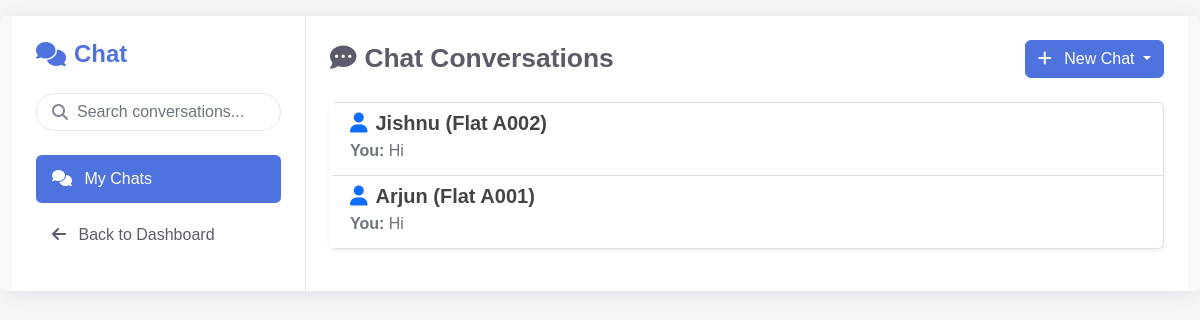
The page /chat/ (signed in) on the database its author committed.
### app/models.py (models this page shows, shortened)
class ChatRoom(models.Model):
    security = models.ForeignKey('Security', on_delete=models.CASCADE, related_name='chat_rooms')
    occupant = models.ForeignKey('FlatOccupant', on_delete=models.CASCADE, related_name='chat_rooms')
    created_at = models.DateTimeField(auto_now_add=True)
    last_message_time = models.DateTimeField(default=timezone.now)
    class Meta:
        unique_together = ('security', 'occupant')
        ordering = ['-last_message_time']

class FlatOccupant(models.Model):
    OCCUPANT_TYPE_CHOICES = [
        ('Owner', 'Owner'),
        ('Tenant', 'Tenant'),
    ]
    flat = models.ForeignKey(Flat, on_delete=models.CASCADE, related_name="occupant")
    full_name = models.CharField(max_length=100)
    contact_number = models.CharField(max_length=15)
    email = models.EmailField(unique=True, blank=True, null=True)
    username = models.CharField(max_length=50, unique=True)
    password = models.CharField(max_length=255)
    date_of_birth = models.DateField()
    gender = models.CharField(max_length=10, choices=[('Male', 'Male'), ('Female', 'Female'), ('Other', 'Other')])
    occupant_type = models.CharField(max_length=10, choices=OCCUPANT_TYPE_CHOICES)
    move_in_date = models.DateField()
    move_out_date = models.DateField(blank=True, null=True)
    id_proof = models.ImageField(upload_to='id_proofs/', blank=True, null=True)
    emergency_contact_name = models.CharField(max_length=100)
    emergency_contact_number = models.CharField(max_length=15)
    is_active = models.BooleanField(default=True)
    created_at = models.DateTimeField(auto_now_add=True)
    updated_at = models.DateTimeField(auto_now=True)

class Flat(models.Model):
    flat_number = models.CharField(max_length=20, unique=True)
    floor = models.IntegerField()
    block = models.CharField(max_length=10, blank=True, null=True)
    square_footage = models.PositiveIntegerField(blank=True, null=True)
    bedrooms = models.PositiveIntegerField(default=1)
    is_occupied = models.BooleanField(default=False)
    created_at = models.DateTimeField(auto_now_add=True)
    updated_at = models.DateTimeField(auto_now=True)
    class Meta:
        ordering = ['block', 'floor', 'flat_number']

class Message(models.Model):
    SENDER_TYPE_CHOICES = [
        ('Security', 'Security'),
        ('Occupant', 'Occupant'),
    ]
    chat_room = models.ForeignKey(ChatRoom, on_delete=models.CASCADE, related_name='messages')
    sender_type = models.CharField(max_length=10, choices=SENDER_TYPE_CHOICES)
    sender_id = models.IntegerField()  # ID of either Security or FlatOccupant
    content = models.TextField()
    attachment = models.FileField(upload_to='chat_attachments/', blank=True, null=True)
    created_at = models.DateTimeField(auto_now_add=True)
    is_read = models.BooleanField(default=False)
    class Meta:
        ordering = ['created_at']

### app/views.py (the view)
# urls.py: path('chat/', views.chat_list, name='chat_list'),
def chat_list(request):
    if 'email' not in request.session:
        return redirect('login')
    try:
        if FlatOccupant.objects.filter(email=request.session['email']).exists():
            user = FlatOccupant.objects.get(email=request.session['email'])
            user_type = 'occupant'
            security_list = Security.objects.all()
            chat_rooms = ChatRoom.objects.filter(occupant=user).order_by('-last_message_time')
        elif Security.objects.filter(email=request.session['email']).exists():
            user = Security.objects.get(email=request.session['email'])
            user_type = 'security'
            occupant_list = FlatOccupant.objects.filter(is_active=True)
            chat_rooms = ChatRoom.objects.filter(security=user).order_by('-last_message_time')
        else:
            messages.error(request, "Invalid user session")
            return redirect('login')
    except Exception as e:
        messages.error(request, f"Error: {str(e)}")
        return redirect('login')
    return render(request, 'chat_list.html', {
        'user': user,
        'user_type': user_type,
        'chat_rooms': chat_rooms,
        'security_list': security_list if user_type == 'occupant' else None,
        'occupant_list': occupant_list if user_type == 'security' else None,
    })

### app/templates/chat_list.html (shortened to what this page needs)
<!DOCTYPE html>
<html lang="en">
<head>
    <link href="https://cdn.jsdelivr.net/npm/bootstrap@5.2.3/dist/css/bootstrap.min.css" rel="stylesheet">
    <link rel="stylesheet" href="https://cdnjs.cloudflare.com/ajax/libs/font-awesome/6.4.0/css/all.min.css">
</head>
<body>
    <div class="container-fluid chat-container">
        <div class="row g-0">
            <div class="col-12 col-md-4 col-lg-3 sidebar">
                <h4 class="d-flex align-items-center">
                    <i class="fas fa-comments me-2"></i>Chat
                </h4>
                <div class="search-box">
                    <i class="fas fa-search search-icon"></i>
                    <input type="text" class="form-control" placeholder="Search conversations...">
                </div>
                <ul class="nav flex-column">
                    <li class="nav-item">
                        <a class="nav-link active" href="{% url 'chat_list' %}">
                            <i class="fas fa-comments me-2"></i> My Chats
                        </a>
                    </li>
                    {% if user_type == 'occupant' %}
                    <li class="nav-item">
                        <a href="{% url 'flat_occupant_home' %}" class="nav-link">
                            <i class="fas fa-arrow-left me-2"></i> Back to Dashboard
                        </a>
                    </li>
                    {% else %}
                    <li class="nav-item">
                        <a href="{% url 'security_home' %}" class="nav-link">
                            <i class="fas fa-arrow-left me-2"></i> Back to Dashboard
                        </a>
                    </li>
                    {% endif %}
                </ul>
            </div>
            <div class="col-12 col-md-8 col-lg-9 main-content">
                <div class="d-flex flex-column flex-md-row justify-content-between align-items-md-center gap-3 chat-header">
                    <h2 class="mb-3 mb-md-0"><i class="fas fa-comment-dots me-2"></i>Chat Conversations</h2>
                    <div class="dropdown">
                        <button class="btn btn-primary dropdown-toggle w-100 w-md-auto" type="button" id="newChatDropdown" data-bs-toggle="dropdown" aria-expanded="false">
                            <i class="fas fa-plus me-2"></i> New Chat
                        </button>
                    </div>
                </div>
                <div class="list-group shadow-sm">
                    {% for room in chat_rooms %}
                    <a href="{% url 'chat_room' room.id %}" class="list-group-item list-group-item-action">
                        <div class="d-flex w-100 justify-content-between align-items-start">
                            <h5 class="mb-1 chat-item-title text-break">
                                {% if user_type == 'occupant' %}
                                    <i class="fas fa-user-shield me-2 text-primary"></i>{{ room.security.name }} (Security)
                                {% else %}
                                    <i class="fas fa-user me-2 text-primary"></i>{{ room.occupant.full_name }} (Flat {{ room.occupant.flat.flat_number }})
                                {% endif %}
                            </h5>
                        </div>
                        <p class="mb-1 last-message text-break">
                            {% with last_message=room.messages.last %}
                                {% if last_message %}
                                    {% if last_message.sender_type == 'Occupant' %}
                                        <span class="fw-semibold">You: </span>
                                    {% else %}
                                        {% if user_type == 'occupant' %}
                                            <span class="fw-semibold">{{ room.security.name }}: </span>
                                        {% else %}
                                            <span class="fw-semibold">{{ room.occupant.full_name }}: </span>
                                        {% endif %}
                                    {% endif %}
                                    {{ last_message.content|truncatechars:50 }}
                                {% else %}
                                    <span class="text-muted fst-italic">No messages yet</span>
                                {% endif %}
                            {% endwith %}
                        </p>
                    </a>
                    {% empty %}
                    <div class="alert alert-info text-center py-4">
                        <i class="fas fa-info-circle me-2"></i>
                        No chat conversations yet. Start a new chat using the button above.
                    </div>
                    {% endfor %}
                </div>
            </div>
        </div>
    </div>
</body>
</html>

### app/templates/chat_list.html (style rules this page uses)
:root { --primary-color: #4e73df; --secondary-color: #f8f9fc; --accent-color: #e74a3b; --text-color: #5a5c69; --border-color: #e3e6f0; }
body { font-family: 'Nunito', sans-serif; background-color: #f8f9fc; color: var(--text-color); }
.chat-container { max-width: 1400px; margin: 1rem auto; box-shadow: 0 0.15rem 1.75rem 0 rgba(58, 59, 69, 0.15); border-radius: 0.35rem; overflow: hidden; }
.sidebar { background-color: white; border-right: 1px solid var(--border-color); padding: 1.5rem; }
.sidebar h4 { color: var(--primary-color); font-weight: 700; margin-bottom: 1.5rem; }
.nav-link { color: var(--text-color); border-radius: 0.35rem; padding: 0.75rem 1rem; transition: all 0.3s; margin-bottom: 0.5rem; }
.nav-link.active { background-color: var(--primary-color); color: white; }
.main-content { background-color: white; padding: 1.5rem; }
.chat-header { margin-bottom: 1.5rem; }
.chat-header h2 { color: var(--text-color); font-weight: 700; font-size: calc(1.2rem + 0.6vw); }
.btn-primary { background-color: var(--primary-color); border-color: var(--primary-color); }
.list-group-item { transition: all 0.2s; border-left: 4px solid transparent; }
.chat-item-title { font-weight: 600; color: #444; }
.last-message { color: #6c757d; }
.search-box { position: relative; margin-bottom: 1.5rem; }
.search-box .form-control { padding-left: 2.5rem; border-radius: 2rem; border: 1px solid var(--border-color); }
.search-box .search-icon { position: absolute; left: 1rem; top: 50%; transform: translateY(-50%); color: #858796; }

### rows shown on the page
ChatRoom: occupant.full_name "Jishnu", occupant.flat.flat_number "A002", messages.last.content "Hi"
ChatRoom: occupant.full_name "Arjun", occupant.flat.flat_number "A001", messages.last.content "Hi"
